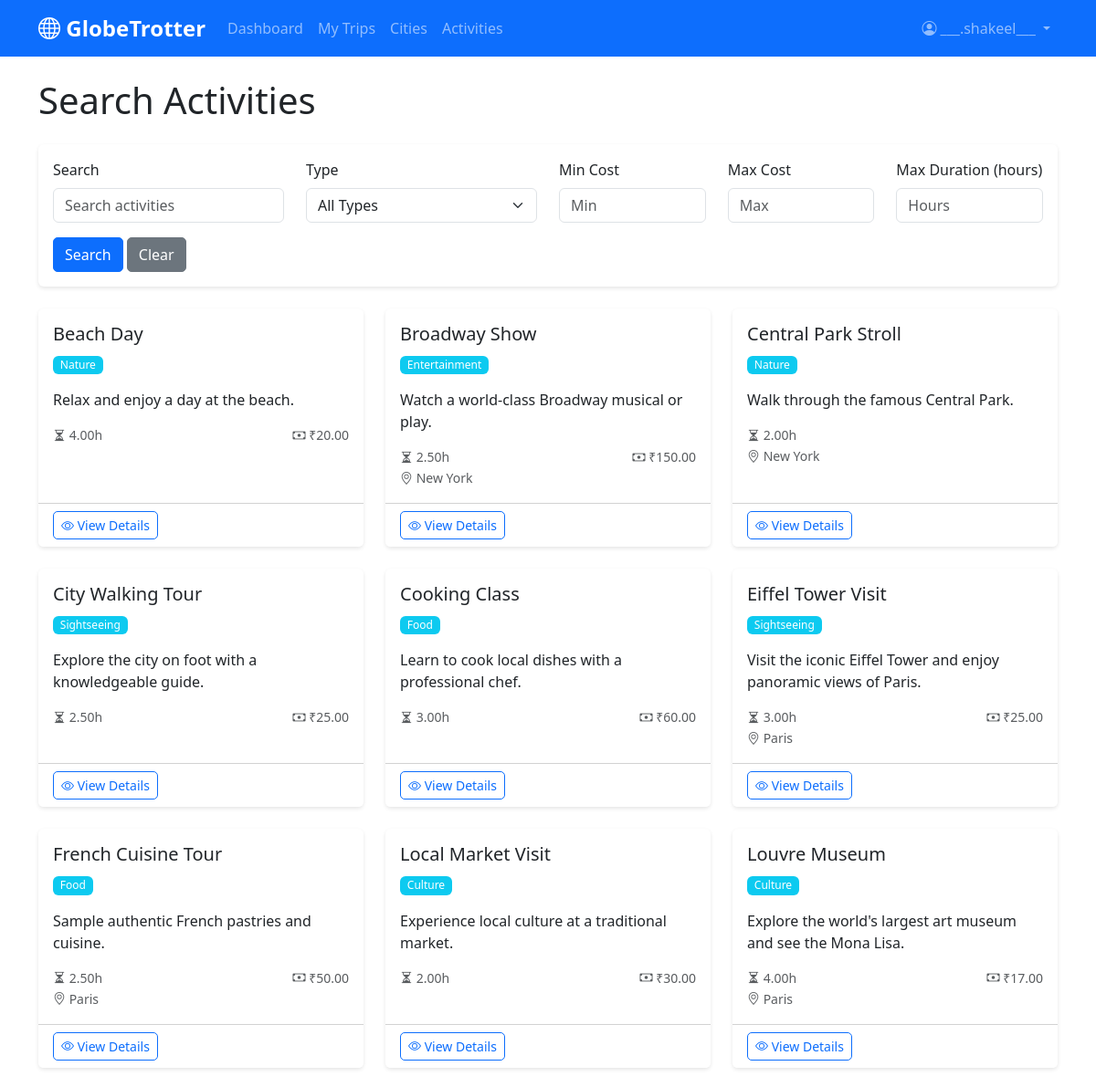
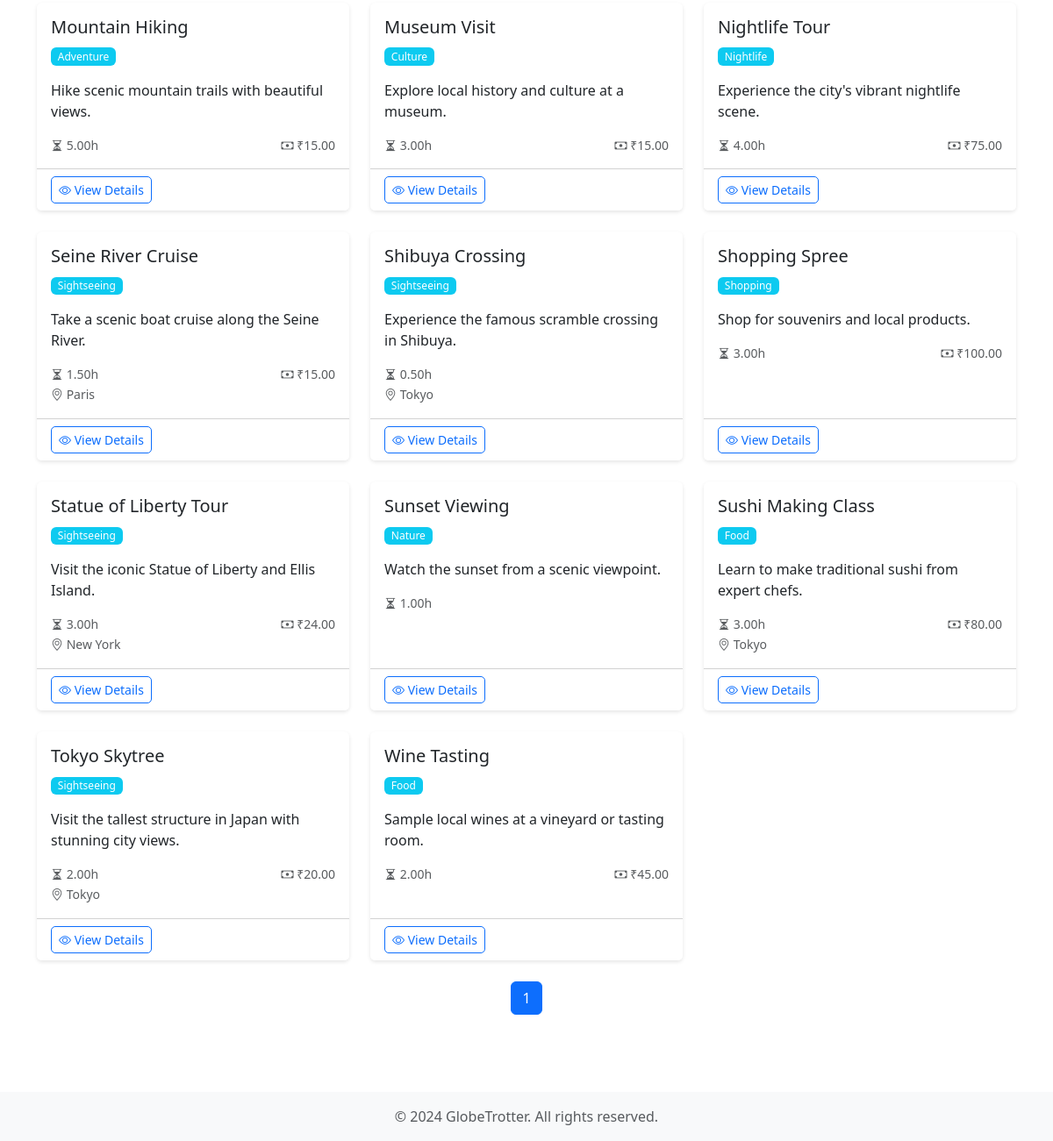
/activities/search (signed in), run on the app's committed database (2 pictures, top to bottom).
### app/models.py (models this page shows, shortened)
class User(UserMixin, db.Model):
    __tablename__ = 'users'
    id = db.Column(db.Integer, primary_key=True)
    email = db.Column(db.String(120), unique=True, nullable=False, index=True)
    username = db.Column(db.String(80), unique=True, nullable=False)
    password_hash = db.Column(db.String(255), nullable=False)
    full_name = db.Column(db.String(100))
    avatar_url = db.Column(db.String(255))
    role = db.Column(db.String(20), default='User', nullable=False)
    language_preference = db.Column(db.String(10), default='en')
    created_at = db.Column(db.DateTime, default=datetime.utcnow)
    updated_at = db.Column(db.DateTime, default=datetime.utcnow, onupdate=datetime.utcnow)
    trips = db.relationship('Trip', backref='user', lazy='dynamic', cascade='all, delete-orphan')
    saved_destinations = db.relationship('SavedDestination', backref='user', lazy='dynamic', cascade='all, delete-orphan')
    def is_admin(self):
        return self.role == 'Admin'

class Activity(db.Model):
    __tablename__ = 'activities'
    id = db.Column(db.Integer, primary_key=True)
    name = db.Column(db.String(200), nullable=False)
    description = db.Column(db.Text)
    activity_type = db.Column(db.String(50))
    duration_hours = db.Column(db.Numeric(5, 2))
    estimated_cost = db.Column(db.Numeric(10, 2))
    city_id = db.Column(db.Integer, db.ForeignKey('cities.id'))
    image_url = db.Column(db.String(255))
    itinerary_activities = db.relationship('ItineraryActivity', backref='activity', lazy='dynamic')

class City(db.Model):
    __tablename__ = 'cities'
    id = db.Column(db.Integer, primary_key=True)
    name = db.Column(db.String(100), nullable=False)
    country = db.Column(db.String(100), nullable=False)
    region = db.Column(db.String(100))
    cost_index = db.Column(db.Numeric(10, 2), default=1.0)
    latitude = db.Column(db.Numeric(10, 7))
    longitude = db.Column(db.Numeric(10, 7))
    description = db.Column(db.Text)
    trip_stops = db.relationship('TripStop', backref='city', lazy='dynamic')
    activities = db.relationship('Activity', backref='city', lazy='dynamic')
    saved_destinations = db.relationship('SavedDestination', backref='city', lazy='dynamic')

### app/routes/activities.py (the view)
@bp.route('/search')
@login_required
def search():
    form = ActivitySearchForm()
    page = request.args.get('page', 1, type=int)
    per_page = 20
    query = Activity.query
    if form.query.data:
        search_term = f"%{form.query.data}%"
        query = query.filter(or_(
            Activity.name.ilike(search_term),
            Activity.description.ilike(search_term)
        ))
    if form.activity_type.data:
        query = query.filter(Activity.activity_type == form.activity_type.data)
    if form.min_cost.data is not None:
        query = query.filter(Activity.estimated_cost >= form.min_cost.data)
    if form.max_cost.data is not None:
        query = query.filter(Activity.estimated_cost <= form.max_cost.data)
    if form.max_duration.data is not None:
        query = query.filter(Activity.duration_hours <= form.max_duration.data)
    activities = query.order_by(Activity.name).paginate(page=page, per_page=per_page, error_out=False)
    return render_template('activities/search.html', form=form, activities=activities)

### app/forms.py
class ActivitySearchForm(FlaskForm):
    query = StringField('Search', validators=[Optional()])
    activity_type = SelectField('Type', choices=[
        ('', 'All Types'),
        ('Sightseeing', 'Sightseeing'),
        ('Food', 'Food'),
        ('Adventure', 'Adventure'),
        ('Culture', 'Culture'),
        ('Nightlife', 'Nightlife'),
        ('Shopping', 'Shopping'),
        ('Nature', 'Nature'),
        ('Sports', 'Sports'),
        ('Other', 'Other')
    ], validators=[Optional()])
    min_cost = DecimalField('Min Cost', validators=[Optional(), NumberRange(min=0)])
    max_cost = DecimalField('Max Cost', validators=[Optional(), NumberRange(min=0)])
    max_duration = DecimalField('Max Duration (hours)', validators=[Optional(), NumberRange(min=0)])

### app/__init__.py (called while the page is built)
@login_manager.user_loader
def load_user(user_id):
    return User.query.get(int(user_id))

### app/templates/activities/search.html (shortened to what this page needs)
{% extends "base.html" %}
{% block content %}
<h1 class="mb-4">Search Activities</h1>
<div class="card mb-4">
    <div class="card-body">
        <form method="GET" action="{{ url_for('activities.search') }}">
            <div class="row">
                <div class="col-md-3 mb-3">
                    {{ form.query.label(class="form-label") }}
                    {{ form.query(class="form-control", placeholder="Search activities") }}
                </div>
                <div class="col-md-3 mb-3">
                    {{ form.activity_type.label(class="form-label") }}
                    {{ form.activity_type(class="form-select") }}
                </div>
                <div class="col-md-2 mb-3">
                    {{ form.min_cost.label(class="form-label") }}
                    {{ form.min_cost(class="form-control", type="number", step="0.01", placeholder="Min") }}
                </div>
                <div class="col-md-2 mb-3">
                    {{ form.max_cost.label(class="form-label") }}
                    {{ form.max_cost(class="form-control", type="number", step="0.01", placeholder="Max") }}
                </div>
                <div class="col-md-2 mb-3">
                    {{ form.max_duration.label(class="form-label") }}
                    {{ form.max_duration(class="form-control", type="number", step="0.5", placeholder="Hours") }}
                </div>
            </div>
            <button type="submit" class="btn btn-primary">Search</button>
            <a href="{{ url_for('activities.search') }}" class="btn btn-secondary">Clear</a>
        </form>
    </div>
</div>
{% if activities.items %}
<div class="row">
    {% for activity in activities.items %}
    <div class="col-md-6 col-lg-4 mb-4">
        <div class="card h-100">
            <div class="card-body">
                <h5 class="card-title">{{ activity.name }}</h5>
                <p class="card-text">
                    <span class="badge bg-info">{{ activity.activity_type }}</span>
                </p>
                {% if activity.description %}
                <p class="card-text">{{ activity.description[:100] }}{% if activity.description|length > 100 %}...{% endif %}</p>
                {% endif %}
                <div class="d-flex justify-content-between text-muted">
                    {% if activity.duration_hours %}
                    <small><i class="bi bi-hourglass-split"></i> {{ activity.duration_hours }}h</small>
                    {% endif %}
                    {% if activity.estimated_cost %}
                    <small><i class="bi bi-cash"></i> ₹{{ "%.2f"|format(activity.estimated_cost) }}</small>
                    {% endif %}
                </div>
                {% if activity.city %}
                <p class="card-text">
                    <small class="text-muted"><i class="bi bi-geo-alt"></i> {{ activity.city.name }}</small>
                </p>
                {% endif %}
            </div>
            <div class="card-footer bg-white">
                <button class="btn btn-sm btn-outline-primary" onclick="viewActivity({{ activity.id }})">
                    <i class="bi bi-eye"></i> View Details
                </button>
            </div>
        </div>
    </div>
    {% endfor %}
</div>
<nav>
    <ul class="pagination justify-content-center">
        {% for page_num in activities.iter_pages(left_edge=1, right_edge=1, left_current=2, right_current=2) %}
            {% if page_num %}
                {% if page_num == activities.page %}
                <li class="page-item active"><span class="page-link">{{ page_num }}</span></li>
                {% else %}
                <li class="page-item">
                    <a class="page-link" href="{{ url_for('activities.search', page=page_num) }}">{{ page_num }}</a>
                </li>
                {% endif %}
            {% else %}
            <li class="page-item disabled"><span class="page-link">...</span></li>
            {% endif %}
        {% endfor %}
    </ul>
</nav>
{% else %}
<div class="alert alert-info">
    <p>No activities found. Try adjusting your search criteria.</p>
</div>
{% endif %}
{% endblock %}

### app/templates/base.html (shortened to what this page needs)
<!DOCTYPE html>
<html lang="en">
<head>
    <link href="https://cdn.jsdelivr.net/npm/bootstrap@5.3.0/dist/css/bootstrap.min.css" rel="stylesheet">
    <link rel="stylesheet" href="https://cdn.jsdelivr.net/npm/bootstrap-icons@1.10.0/font/bootstrap-icons.css">
    <link rel="stylesheet" href="{{ url_for('static', filename='css/style.css') }}">
</head>
<body>
    <nav class="navbar navbar-expand-lg navbar-dark bg-primary">
        <div class="container">
            <a class="navbar-brand" href="{{ url_for('dashboard.index') }}">
                <i class="bi bi-globe"></i> GlobeTrotter
            </a>
            <div class="collapse navbar-collapse" id="navbarNav">
                <ul class="navbar-nav me-auto">
                    <li class="nav-item">
                        <a class="nav-link" href="{{ url_for('dashboard.index') }}">Dashboard</a>
                    </li>
                    <li class="nav-item">
                        <a class="nav-link" href="{{ url_for('trips.list') }}">My Trips</a>
                    </li>
                    <li class="nav-item">
                        <a class="nav-link" href="{{ url_for('cities.search') }}">Cities</a>
                    </li>
                    <li class="nav-item">
                        <a class="nav-link" href="{{ url_for('activities.search') }}">Activities</a>
                    </li>
                </ul>
                <ul class="navbar-nav">
                    {% if current_user.is_authenticated %}
                    <li class="nav-item dropdown">
                        <a class="nav-link dropdown-toggle" href="#" id="navbarDropdown" role="button" data-bs-toggle="dropdown">
                            {% if current_user.avatar_url %}
                            <img src="{{ current_user.avatar_url }}" alt="Avatar" class="rounded-circle me-1" style="width: 24px; height: 24px;">
                            {% else %}
                            <i class="bi bi-person-circle"></i>
                            {% endif %}
                            {{ current_user.username }}
                        </a>
                    </li>
                    {% endif %}
                </ul>
            </div>
        </div>
    </nav>
    <main class="container my-4">
        {% block content %}{% endblock %}
    </main>
    <footer class="bg-light text-center py-3 mt-5">
        <div class="container">
            <p class="text-muted mb-0">&copy; 2024 GlobeTrotter. All rights reserved.</p>
        </div>
    </footer>
</body>
</html>

### app/static/css/style.css (style rules this page uses)
:root { --primary-color: #0d6efd; --secondary-color: #6c757d; --success-color: #198754; --danger-color: #dc3545; --warning-color: #ffc107; --info-color: #0dcaf0; }
body { font-family: 'Segoe UI', Tahoma, Geneva, Verdana, sans-serif; min-height: 100vh; display: flex; flex-direction: column; }
main { flex: 1; }
.navbar-brand { font-weight: bold; font-size: 1.5rem; }
.card { border: none; box-shadow: 0 2px 4px rgba(0,0,0,0.1); transition: box-shadow 0.3s ease; }
.btn { border-radius: 5px; transition: all 0.3s ease; }
footer { margin-top: auto; }
.badge { padding: 0.35em 0.65em; font-weight: 500; }
main { animation: fadeIn 0.3s ease-in; }

### data on the page
User: username "___.shakeel___"
Activity: name "Beach Day", activity_type "Nature", description "Relax and enjoy a day at the beach.", duration_hours "4.00", estimated_cost "20.00"
Activity: name "Broadway Show", activity_type "Entertainment", description "Watch a world-class Broadway musical or play.", duration_hours "2.50", estimated_cost "150.00", city.name "New York"
Activity: name "Central Park Stroll", activity_type "Nature", description "Walk through the famous Central Park.", duration_hours "2.00", city.name "New York"
Activity: name "City Walking Tour", activity_type "Sightseeing", description "Explore the city on foot with a knowledgeable guide.", duration_hours "2.50", estimated_cost "25.00"
Activity: name "Cooking Class", activity_type "Food", description "Learn to cook local dishes with a professional chef.", duration_hours "3.00", estimated_cost "60.00"
Activity: name "Eiffel Tower Visit", activity_type "Sightseeing", description "Visit the iconic Eiffel Tower and enjoy panoramic views of Paris.", duration_hours "3.00", estimated_cost "25.00", city.name "Paris"
Activity: name "French Cuisine Tour", activity_type "Food", description "Sample authentic French pastries and cuisine.", duration_hours "2.50", estimated_cost "50.00", city.name "Paris"
Activity: name "Local Market Visit", activity_type "Culture", description "Experience local culture at a traditional market.", duration_hours "2.00", estimated_cost "30.00"
Activity: name "Louvre Museum", activity_type "Culture", description "Explore the world's largest art museum and see the Mona Lisa.", duration_hours "4.00", estimated_cost "17.00", city.name "Paris"
Activity: name "Mountain Hiking", activity_type "Adventure", description "Hike scenic mountain trails with beautiful views.", duration_hours "5.00", estimated_cost "15.00"
Activity: name "Museum Visit", activity_type "Culture", description "Explore local history and culture at a museum.", duration_hours "3.00", estimated_cost "15.00"
Activity: name "Nightlife Tour", activity_type "Nightlife", description "Experience the city's vibrant nightlife scene.", duration_hours "4.00", estimated_cost "75.00"
Activity: name "Seine River Cruise", activity_type "Sightseeing", description "Take a scenic boat cruise along the Seine River.", duration_hours "1.50", estimated_cost "15.00", city.name "Paris"
Activity: name "Shibuya Crossing", activity_type "Sightseeing", description "Experience the famous scramble crossing in Shibuya.", duration_hours "0.50", city.name "Tokyo"
Activity: name "Shopping Spree", activity_type "Shopping", description "Shop for souvenirs and local products.", duration_hours "3.00", estimated_cost "100.00"
Activity: name "Statue of Liberty Tour", activity_type "Sightseeing", description "Visit the iconic Statue of Liberty and Ellis Island.", duration_hours "3.00", estimated_cost "24.00", city.name "New York"
Activity: name "Sunset Viewing", activity_type "Nature", description "Watch the sunset from a scenic viewpoint.", duration_hours "1.00"
Activity: name "Sushi Making Class", activity_type "Food", description "Learn to make traditional sushi from expert chefs.", duration_hours "3.00", estimated_cost "80.00", city.name "Tokyo"
Activity: name "Tokyo Skytree", activity_type "Sightseeing", description "Visit the tallest structure in Japan with stunning city views.", duration_hours "2.00", estimated_cost "20.00", city.name "Tokyo"
Activity: name "Wine Tasting", activity_type "Food", description "Sample local wines at a vineyard or tasting room.", duration_hours "2.00", estimated_cost "45.00"

### other printed values
{{ page_num }} "1"
